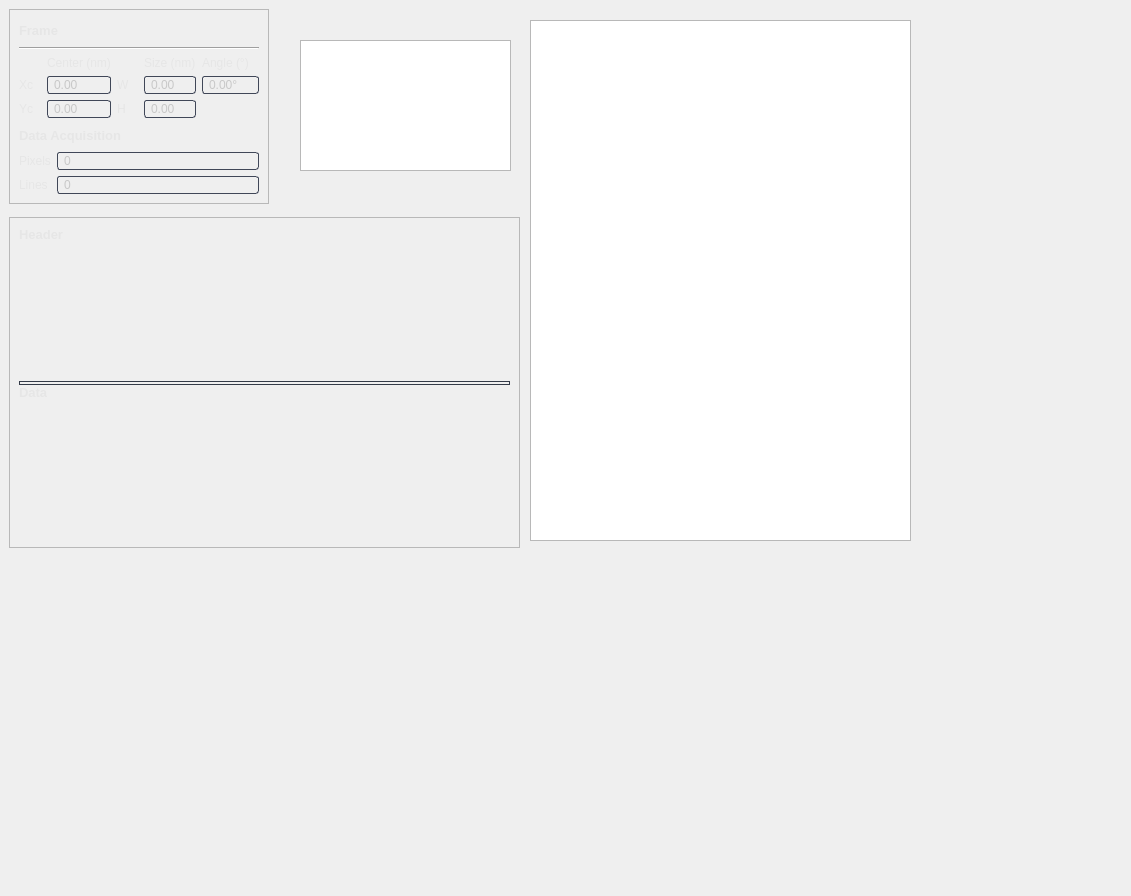
<?xml version="1.0" encoding="UTF-8"?>
<ui version="4.0">
 <class>Tab_sxm</class>
 <widget class="QWidget" name="Tab_sxm">
  <property name="geometry">
   <rect>
    <x>0</x>
    <y>0</y>
    <width>1131</width>
    <height>896</height>
   </rect>
  </property>
  <property name="windowTitle">
   <string>Form</string>
  </property>
  <property name="styleSheet">
   <string notr="true">	background-color: rgb(45, 49, 59);

/* LINE EDIT */
QLineEdit {
	background-color: rgb(27, 29, 35);
	border-radius: 5px;
	border: 2px solid rgb(27, 29, 35);
	padding-left: 10px;
}
QLineEdit:hover {
	border: 2px solid rgb(64, 71, 88);
}
QLineEdit:focus {
	border: 2px solid rgb(91, 101, 124);
}

/* SCROLL BARS */
QScrollBar:horizontal {
    border: none;
    background: rgb(52, 59, 72);
    height: 14px;
    margin: 0px 21px 0 21px;
	border-radius: 0px;
}
QScrollBar::handle:horizontal {
    background: rgb(85, 170, 255);
    min-width: 25px;
	border-radius: 7px
}
QScrollBar::add-line:horizontal {
    border: none;
    background: rgb(55, 63, 77);
    width: 20px;
	border-top-right-radius: 7px;
    border-bottom-right-radius: 7px;
    subcontrol-position: right;
    subcontrol-origin: margin;
}
QScrollBar::sub-line:horizontal {
    border: none;
    background: rgb(55, 63, 77);
    width: 20px;
	border-top-left-radius: 7px;
    border-bottom-left-radius: 7px;
    subcontrol-position: left;
    subcontrol-origin: margin;
}
QScrollBar::up-arrow:horizontal, QScrollBar::down-arrow:horizontal
{
     background: none;
}
QScrollBar::add-page:horizontal, QScrollBar::sub-page:horizontal
{
     background: none;
}
 QScrollBar:vertical {
	border: none;
    background: rgb(52, 59, 72);
    width: 14px;
    margin: 21px 0 21px 0;
	border-radius: 0px;
 }
 QScrollBar::handle:vertical {	
	background: rgb(85, 170, 255);
    min-height: 25px;
	border-radius: 7px
 }
 QScrollBar::add-line:vertical {
     border: none;
    background: rgb(55, 63, 77);
     height: 20px;
	border-bottom-left-radius: 7px;
    border-bottom-right-radius: 7px;
     subcontrol-position: bottom;
     subcontrol-origin: margin;
 }
 QScrollBar::sub-line:vertical {
	border: none;
    background: rgb(55, 63, 77);
     height: 20px;
	border-top-left-radius: 7px;
    border-top-right-radius: 7px;
     subcontrol-position: top;
     subcontrol-origin: margin;
 }
 QScrollBar::up-arrow:vertical, QScrollBar::down-arrow:vertical {
     background: none;
 }

 QScrollBar::add-page:vertical, QScrollBar::sub-page:vertical {
     background: none;
 }

/* CHECKBOX */
QCheckBox::indicator {
    border: 3px solid rgb(52, 59, 72);
	width: 15px;
	height: 15px;
	border-radius: 10px;
    background: rgb(44, 49, 60);
}
QCheckBox::indicator:hover {
    border: 3px solid rgb(58, 66, 81);
}
QCheckBox::indicator:checked {
    background: 3px solid rgb(52, 59, 72);
	border: 3px solid rgb(52, 59, 72);	
	background-image: url(:/16x16/icons/16x16/cil-check-alt.png);
}

/* RADIO BUTTON */
QRadioButton::indicator {
    border: 3px solid rgb(52, 59, 72);
	width: 15px;
	height: 15px;
	border-radius: 10px;
    background: rgb(44, 49, 60);
}
QRadioButton::indicator:hover {
    border: 3px solid rgb(58, 66, 81);
}
QRadioButton::indicator:checked {
    background: 3px solid rgb(94, 106, 130);
	border: 3px solid rgb(52, 59, 72);	
}

/* COMBOBOX */
QComboBox{
	background-color: rgb(27, 29, 35);
	border-radius: 5px;
	border: 2px solid rgb(27, 29, 35);
	padding: 5px;
	padding-left: 10px;
}
QComboBox:hover{
	border: 2px solid rgb(64, 71, 88);
}
QComboBox::drop-down {
	subcontrol-origin: padding;
	subcontrol-position: top right;
	width: 25px; 
	border-left-width: 3px;
	border-left-color: rgba(39, 44, 54, 150);
	border-left-style: solid;
	border-top-right-radius: 3px;
	border-bottom-right-radius: 3px;	
	background-image: url(:/16x16/icons/16x16/cil-arrow-bottom.png);
	background-position: center;
	background-repeat: no-reperat;
 }
QComboBox QAbstractItemView {
	color: rgb(85, 170, 255);	
	background-color: rgb(27, 29, 35);
	padding: 10px;
	selection-background-color: rgb(39, 44, 54);
}

/* SLIDERS */
QSlider::groove:horizontal {
    border-radius: 9px;
    height: 18px;
	margin: 0px;
	background-color: rgb(52, 59, 72);
}
QSlider::groove:horizontal:hover {
	background-color: rgb(55, 62, 76);
}
QSlider::handle:horizontal {
    background-color: rgb(85, 170, 255);
    border: none;
    height: 18px;
    width: 18px;
    margin: 0px;
	border-radius: 9px;
}
QSlider::handle:horizontal:hover {
    background-color: rgb(105, 180, 255);
}
QSlider::handle:horizontal:pressed {
    background-color: rgb(65, 130, 195);
}

QSlider::groove:vertical {
    border-radius: 9px;
    width: 18px;
    margin: 0px;
	background-color: rgb(52, 59, 72);
}
QSlider::groove:vertical:hover {
	background-color: rgb(55, 62, 76);
}
QSlider::handle:vertical {
    background-color: rgb(85, 170, 255);
	border: none;
    height: 18px;
    width: 18px;
    margin: 0px;
	border-radius: 9px;
}
QSlider::handle:vertical:hover {
    background-color: rgb(105, 180, 255);
}
QSlider::handle:vertical:pressed {
    background-color: rgb(65, 130, 195);
}

</string>
  </property>
  <widget class="QFrame" name="frame_common">
   <property name="geometry">
    <rect>
     <x>9</x>
     <y>9</y>
     <width>260</width>
     <height>195</height>
    </rect>
   </property>
   <property name="maximumSize">
    <size>
     <width>300</width>
     <height>16777215</height>
    </size>
   </property>
   <property name="frameShape">
    <enum>QFrame::StyledPanel</enum>
   </property>
   <property name="frameShadow">
    <enum>QFrame::Raised</enum>
   </property>
   <layout class="QVBoxLayout" name="verticalLayout_4">
    <item>
     <layout class="QVBoxLayout" name="verticalLayout">
      <item>
       <widget class="QLabel" name="label">
        <property name="font">
         <font>
          <family>Segoe UI</family>
          <pointsize>10</pointsize>
          <weight>75</weight>
          <italic>false</italic>
          <bold>true</bold>
         </font>
        </property>
        <property name="styleSheet">
         <string notr="true">color: rgb(230,230,230)</string>
        </property>
        <property name="text">
         <string>Frame</string>
        </property>
       </widget>
      </item>
      <item>
       <widget class="Line" name="line">
        <property name="orientation">
         <enum>Qt::Horizontal</enum>
        </property>
       </widget>
      </item>
      <item>
       <layout class="QGridLayout" name="gridLayout">
        <item row="2" column="0">
         <widget class="QLabel" name="label_6">
          <property name="font">
           <font>
            <family>Segoe UI</family>
            <pointsize>9</pointsize>
           </font>
          </property>
          <property name="styleSheet">
           <string notr="true">color: rgb(230,230,230)</string>
          </property>
          <property name="text">
           <string>Yc</string>
          </property>
         </widget>
        </item>
        <item row="0" column="4">
         <widget class="QLabel" name="label_11">
          <property name="font">
           <font>
            <family>Segoe UI</family>
            <pointsize>9</pointsize>
           </font>
          </property>
          <property name="styleSheet">
           <string notr="true">color: rgb(230,230,230)</string>
          </property>
          <property name="text">
           <string>Angle (°)</string>
          </property>
         </widget>
        </item>
        <item row="1" column="2">
         <widget class="QLabel" name="label_7">
          <property name="font">
           <font>
            <family>Segoe UI</family>
            <pointsize>9</pointsize>
           </font>
          </property>
          <property name="styleSheet">
           <string notr="true">color: rgb(230,230,230)</string>
          </property>
          <property name="text">
           <string>W</string>
          </property>
         </widget>
        </item>
        <item row="0" column="1">
         <widget class="QLabel" name="label_3">
          <property name="font">
           <font>
            <family>Segoe UI</family>
            <pointsize>9</pointsize>
           </font>
          </property>
          <property name="styleSheet">
           <string notr="true">color: rgb(230,230,230)</string>
          </property>
          <property name="text">
           <string>Center (nm)</string>
          </property>
         </widget>
        </item>
        <item row="0" column="3">
         <widget class="QLabel" name="label_4">
          <property name="font">
           <font>
            <family>Segoe UI</family>
            <pointsize>9</pointsize>
           </font>
          </property>
          <property name="styleSheet">
           <string notr="true">color: rgb(230,230,230)</string>
          </property>
          <property name="text">
           <string>Size (nm)</string>
          </property>
         </widget>
        </item>
        <item row="1" column="0">
         <widget class="QLabel" name="label_5">
          <property name="font">
           <font>
            <family>Segoe UI</family>
            <pointsize>9</pointsize>
           </font>
          </property>
          <property name="styleSheet">
           <string notr="true">color: rgb(230,230,230)</string>
          </property>
          <property name="text">
           <string>Xc</string>
          </property>
         </widget>
        </item>
        <item row="2" column="2">
         <widget class="QLabel" name="label_8">
          <property name="font">
           <font>
            <family>Segoe UI</family>
            <pointsize>9</pointsize>
           </font>
          </property>
          <property name="styleSheet">
           <string notr="true">color: rgb(230,230,230)</string>
          </property>
          <property name="text">
           <string>H</string>
          </property>
         </widget>
        </item>
        <item row="1" column="4">
         <widget class="QDoubleSpinBox" name="value_angle">
          <property name="styleSheet">
           <string notr="true">QDoubleSpinBox{
	background-color: transparent;
	border-radius: 3px;
	border: 1px solid rgb(64, 71, 88);
	padding-left: 4px;
	color: rgb(200,200,200);
}
QDoubleSpinBox:hover {
	border: 1px solid rgb(64, 71, 88);
}
QDoubleSpinBox:focus {
	border: 1px solid rgb(85, 170, 255);
}
QDoubleSpinBox::up-button,QSpinBox::down-button
{
	width:0px;
}</string>
          </property>
          <property name="readOnly">
           <bool>false</bool>
          </property>
          <property name="buttonSymbols">
           <enum>QAbstractSpinBox::NoButtons</enum>
          </property>
          <property name="suffix">
           <string>°</string>
          </property>
          <property name="minimum">
           <double>-360.000000000000000</double>
          </property>
          <property name="maximum">
           <double>360.000000000000000</double>
          </property>
          <property name="stepType">
           <enum>QAbstractSpinBox::AdaptiveDecimalStepType</enum>
          </property>
         </widget>
        </item>
        <item row="1" column="3">
         <widget class="QDoubleSpinBox" name="value_size_x">
          <property name="styleSheet">
           <string notr="true">QDoubleSpinBox{
	background-color: transparent;
	border-radius: 3px;
	border: 1px solid rgb(64, 71, 88);
	padding-left: 4px;
	color: rgb(200,200,200);
}
QDoubleSpinBox:hover {
	border: 1px solid rgb(64, 71, 88);
}
QDoubleSpinBox:focus {
	border: 1px solid rgb(85, 170, 255);
}
QDoubleSpinBox::up-button,QSpinBox::down-button
{
	width:0px;
}</string>
          </property>
          <property name="readOnly">
           <bool>false</bool>
          </property>
          <property name="buttonSymbols">
           <enum>QAbstractSpinBox::NoButtons</enum>
          </property>
          <property name="suffix">
           <string/>
          </property>
          <property name="minimum">
           <double>-360.000000000000000</double>
          </property>
          <property name="maximum">
           <double>360.000000000000000</double>
          </property>
          <property name="stepType">
           <enum>QAbstractSpinBox::AdaptiveDecimalStepType</enum>
          </property>
         </widget>
        </item>
        <item row="2" column="3">
         <widget class="QDoubleSpinBox" name="value_value_y">
          <property name="styleSheet">
           <string notr="true">QDoubleSpinBox{
	background-color: transparent;
	border-radius: 3px;
	border: 1px solid rgb(64, 71, 88);
	padding-left: 4px;
	color: rgb(200,200,200);
}
QDoubleSpinBox:hover {
	border: 1px solid rgb(64, 71, 88);
}
QDoubleSpinBox:focus {
	border: 1px solid rgb(85, 170, 255);
}
QDoubleSpinBox::up-button,QSpinBox::down-button
{
	width:0px;
}</string>
          </property>
          <property name="readOnly">
           <bool>false</bool>
          </property>
          <property name="buttonSymbols">
           <enum>QAbstractSpinBox::NoButtons</enum>
          </property>
          <property name="suffix">
           <string/>
          </property>
          <property name="minimum">
           <double>-360.000000000000000</double>
          </property>
          <property name="maximum">
           <double>360.000000000000000</double>
          </property>
          <property name="stepType">
           <enum>QAbstractSpinBox::AdaptiveDecimalStepType</enum>
          </property>
         </widget>
        </item>
        <item row="1" column="1">
         <widget class="QDoubleSpinBox" name="value_center_x">
          <property name="styleSheet">
           <string notr="true">QDoubleSpinBox{
	background-color: transparent;
	border-radius: 3px;
	border: 1px solid rgb(64, 71, 88);
	padding-left: 4px;
	color: rgb(200,200,200);
}
QDoubleSpinBox:hover {
	border: 1px solid rgb(64, 71, 88);
}
QDoubleSpinBox:focus {
	border: 1px solid rgb(85, 170, 255);
}
QDoubleSpinBox::up-button,QSpinBox::down-button
{
	width:0px;
}</string>
          </property>
          <property name="readOnly">
           <bool>false</bool>
          </property>
          <property name="buttonSymbols">
           <enum>QAbstractSpinBox::NoButtons</enum>
          </property>
          <property name="suffix">
           <string/>
          </property>
          <property name="minimum">
           <double>-360.000000000000000</double>
          </property>
          <property name="maximum">
           <double>360.000000000000000</double>
          </property>
          <property name="stepType">
           <enum>QAbstractSpinBox::AdaptiveDecimalStepType</enum>
          </property>
         </widget>
        </item>
        <item row="2" column="1">
         <widget class="QDoubleSpinBox" name="value_center_y">
          <property name="styleSheet">
           <string notr="true">QDoubleSpinBox{
	background-color: transparent;
	border-radius: 3px;
	border: 1px solid rgb(64, 71, 88);
	padding-left: 4px;
	color: rgb(200,200,200);
}
QDoubleSpinBox:hover {
	border: 1px solid rgb(64, 71, 88);
}
QDoubleSpinBox:focus {
	border: 1px solid rgb(85, 170, 255);
}
QDoubleSpinBox::up-button,QSpinBox::down-button
{
	width:0px;
}</string>
          </property>
          <property name="readOnly">
           <bool>false</bool>
          </property>
          <property name="buttonSymbols">
           <enum>QAbstractSpinBox::NoButtons</enum>
          </property>
          <property name="suffix">
           <string/>
          </property>
          <property name="minimum">
           <double>-360.000000000000000</double>
          </property>
          <property name="maximum">
           <double>360.000000000000000</double>
          </property>
          <property name="stepType">
           <enum>QAbstractSpinBox::AdaptiveDecimalStepType</enum>
          </property>
         </widget>
        </item>
       </layout>
      </item>
      <item>
       <widget class="QLabel" name="label_2">
        <property name="font">
         <font>
          <family>Segoe UI</family>
          <pointsize>10</pointsize>
          <weight>75</weight>
          <bold>true</bold>
         </font>
        </property>
        <property name="styleSheet">
         <string notr="true">color: rgb(230,230,230)</string>
        </property>
        <property name="text">
         <string>Data Acquisition</string>
        </property>
       </widget>
      </item>
      <item>
       <layout class="QFormLayout" name="formLayout">
        <item row="0" column="0">
         <widget class="QLabel" name="label_9">
          <property name="font">
           <font>
            <family>Segoe UI</family>
            <pointsize>9</pointsize>
           </font>
          </property>
          <property name="styleSheet">
           <string notr="true">color: rgb(230,230,230)</string>
          </property>
          <property name="text">
           <string>Pixels</string>
          </property>
         </widget>
        </item>
        <item row="1" column="0">
         <widget class="QLabel" name="label_10">
          <property name="font">
           <font>
            <family>Segoe UI</family>
            <pointsize>9</pointsize>
           </font>
          </property>
          <property name="styleSheet">
           <string notr="true">color: rgb(230,230,230)</string>
          </property>
          <property name="text">
           <string>Lines</string>
          </property>
         </widget>
        </item>
        <item row="0" column="1">
         <widget class="QSpinBox" name="value_pix_x">
          <property name="styleSheet">
           <string notr="true">QSpinBox{
	background-color: transparent;
	border-radius: 3px;
	border: 1px solid rgb(64, 71, 88);
	padding-left: 4px;
	color: rgb(200,200,200);
}
QSpinBox:hover {
	border: 1px solid rgb(64, 71, 88);
}
QSpinBox:focus {
	border: 1px solid rgb(85, 170, 255);
}
QSpinBox::up-button,QSpinBox::down-button
{
	width:0px;
}</string>
          </property>
          <property name="maximum">
           <number>9999</number>
          </property>
          <property name="stepType">
           <enum>QAbstractSpinBox::AdaptiveDecimalStepType</enum>
          </property>
         </widget>
        </item>
        <item row="1" column="1">
         <widget class="QSpinBox" name="value_pix_x_2">
          <property name="styleSheet">
           <string notr="true">QSpinBox{
	background-color: transparent;
	border-radius: 3px;
	border: 1px solid rgb(64, 71, 88);
	padding-left: 4px;
	color: rgb(200,200,200);
}
QSpinBox:hover {
	border: 1px solid rgb(64, 71, 88);
}
QSpinBox:focus {
	border: 1px solid rgb(85, 170, 255);
}
QSpinBox::up-button,QSpinBox::down-button
{
	width:0px;
}</string>
          </property>
          <property name="maximum">
           <number>9999</number>
          </property>
          <property name="stepType">
           <enum>QAbstractSpinBox::AdaptiveDecimalStepType</enum>
          </property>
         </widget>
        </item>
       </layout>
      </item>
     </layout>
    </item>
   </layout>
  </widget>
  <widget class="QFrame" name="frame_2">
   <property name="geometry">
    <rect>
     <x>9</x>
     <y>217</y>
     <width>511</width>
     <height>331</height>
    </rect>
   </property>
   <property name="frameShape">
    <enum>QFrame::StyledPanel</enum>
   </property>
   <property name="frameShadow">
    <enum>QFrame::Raised</enum>
   </property>
   <layout class="QVBoxLayout" name="verticalLayout_5">
    <item>
     <widget class="QSplitter" name="splitter">
      <property name="styleSheet">
       <string notr="true">QSplitter::handle{
    border: 1px solid rgb(52, 59, 72);
	background: transparent;
    width: 1px ;
    height: 0px;
}
QSplitter::handle:hover{/*splitter-&gt;handle(1)-&gt;setAttribute(Qt::WA_Hover, true);才生效*/
    border-color: rgb(85, 170, 255);
	background:  rgb(85, 170, 255);
	width:5px;
}
QSplitter::handle:pressed{
    border-color: rgb(85, 170, 255);
	background:  rgb(85, 170, 255);
	width:5px;
}</string>
      </property>
      <property name="orientation">
       <enum>Qt::Vertical</enum>
      </property>
      <widget class="QWidget" name="layoutWidget">
       <layout class="QVBoxLayout" name="verticalLayout_2">
        <item>
         <widget class="QLabel" name="label_13">
          <property name="font">
           <font>
            <family>Segoe UI</family>
            <pointsize>10</pointsize>
            <weight>75</weight>
            <bold>true</bold>
           </font>
          </property>
          <property name="styleSheet">
           <string notr="true">color: rgb(230,230,230)</string>
          </property>
          <property name="text">
           <string>Header</string>
          </property>
         </widget>
        </item>
        <item>
         <layout class="QHBoxLayout" name="horizontalLayout">
          <item>
           <layout class="QVBoxLayout" name="verticalLayout_headerchannel"/>
          </item>
          <item>
           <layout class="QVBoxLayout" name="verticalLayout_fuction">
            <item>
             <widget class="QPushButton" name="btn_header_new">
              <property name="maximumSize">
               <size>
                <width>20</width>
                <height>20</height>
               </size>
              </property>
              <property name="styleSheet">
               <string notr="true">QPushButton {	
	border: none;
	background-color: transparent;
}
QPushButton:hover {
	background-color: rgb(52, 59, 72);
}
QPushButton:pressed {	
	background-color: rgb(85, 170, 255);
}</string>
              </property>
              <property name="text">
               <string/>
              </property>
              <property name="icon">
               <iconset resource="icon.qrc">
                <normaloff>:/find/icons/find/更多_more.svg</normaloff>:/find/icons/find/更多_more.svg</iconset>
              </property>
             </widget>
            </item>
            <item>
             <widget class="QPushButton" name="btn_header_up">
              <property name="maximumSize">
               <size>
                <width>20</width>
                <height>20</height>
               </size>
              </property>
              <property name="styleSheet">
               <string notr="true">QPushButton {	
	border: none;
	background-color: transparent;
}
QPushButton:hover {
	background-color: rgb(52, 59, 72);
}
QPushButton:pressed {	
	background-color: rgb(85, 170, 255);
}</string>
              </property>
              <property name="text">
               <string/>
              </property>
              <property name="icon">
               <iconset resource="icon.qrc">
                <normaloff>:/find/icons/find/内部扩大_internal-expansion.svg</normaloff>:/find/icons/find/内部扩大_internal-expansion.svg</iconset>
              </property>
             </widget>
            </item>
            <item>
             <widget class="QPushButton" name="btn_header_down">
              <property name="maximumSize">
               <size>
                <width>20</width>
                <height>20</height>
               </size>
              </property>
              <property name="styleSheet">
               <string notr="true">QPushButton {	
	border: none;
	background-color: transparent;
}
QPushButton:hover {
	background-color: rgb(52, 59, 72);
}
QPushButton:pressed {	
	background-color: rgb(85, 170, 255);
}</string>
              </property>
              <property name="text">
               <string/>
              </property>
              <property name="icon">
               <iconset resource="icon.qrc">
                <normaloff>:/find/icons/find/内部缩小_internal-reduction.svg</normaloff>:/find/icons/find/内部缩小_internal-reduction.svg</iconset>
              </property>
             </widget>
            </item>
            <item>
             <widget class="QPushButton" name="btn_header_delete">
              <property name="maximumSize">
               <size>
                <width>20</width>
                <height>20</height>
               </size>
              </property>
              <property name="styleSheet">
               <string notr="true">QPushButton {	
	border: none;
	background-color: transparent;
}
QPushButton:hover {
	background-color: rgb(52, 59, 72);
}
QPushButton:pressed {	
	background-color: rgb(85, 170, 255);
}</string>
              </property>
              <property name="text">
               <string/>
              </property>
              <property name="icon">
               <iconset resource="icon.qrc">
                <normaloff>:/find/icons/find/关闭_close.svg</normaloff>:/find/icons/find/关闭_close.svg</iconset>
              </property>
             </widget>
            </item>
            <item>
             <spacer name="verticalSpacer">
              <property name="orientation">
               <enum>Qt::Vertical</enum>
              </property>
              <property name="sizeHint" stdset="0">
               <size>
                <width>20</width>
                <height>40</height>
               </size>
              </property>
             </spacer>
            </item>
           </layout>
          </item>
         </layout>
        </item>
       </layout>
      </widget>
      <widget class="QWidget" name="layoutWidget">
       <layout class="QVBoxLayout" name="verticalLayout_3">
        <item>
         <widget class="QLabel" name="label_12">
          <property name="font">
           <font>
            <family>Segoe UI</family>
            <pointsize>10</pointsize>
            <weight>75</weight>
            <bold>true</bold>
           </font>
          </property>
          <property name="styleSheet">
           <string notr="true">color: rgb(230,230,230)</string>
          </property>
          <property name="text">
           <string>Data</string>
          </property>
         </widget>
        </item>
        <item>
         <layout class="QHBoxLayout" name="horizontalLayout_2">
          <item>
           <layout class="QVBoxLayout" name="verticalLayout_datachannel"/>
          </item>
          <item>
           <layout class="QVBoxLayout" name="verticalLayout_fuction_2">
            <item>
             <widget class="QPushButton" name="btn_data_new">
              <property name="maximumSize">
               <size>
                <width>20</width>
                <height>20</height>
               </size>
              </property>
              <property name="styleSheet">
               <string notr="true">QPushButton {	
	border: none;
	background-color: transparent;
}
QPushButton:hover {
	background-color: rgb(52, 59, 72);
}
QPushButton:pressed {	
	background-color: rgb(85, 170, 255);
}</string>
              </property>
              <property name="text">
               <string/>
              </property>
              <property name="icon">
               <iconset resource="icon.qrc">
                <normaloff>:/find/icons/find/更多_more.svg</normaloff>:/find/icons/find/更多_more.svg</iconset>
              </property>
             </widget>
            </item>
            <item>
             <widget class="QPushButton" name="btn_data_up">
              <property name="maximumSize">
               <size>
                <width>20</width>
                <height>20</height>
               </size>
              </property>
              <property name="styleSheet">
               <string notr="true">QPushButton {	
	border: none;
	background-color: transparent;
}
QPushButton:hover {
	background-color: rgb(52, 59, 72);
}
QPushButton:pressed {	
	background-color: rgb(85, 170, 255);
}</string>
              </property>
              <property name="text">
               <string/>
              </property>
              <property name="icon">
               <iconset resource="icon.qrc">
                <normaloff>:/find/icons/find/内部扩大_internal-expansion.svg</normaloff>:/find/icons/find/内部扩大_internal-expansion.svg</iconset>
              </property>
             </widget>
            </item>
            <item>
             <widget class="QPushButton" name="btn_data_down">
              <property name="maximumSize">
               <size>
                <width>20</width>
                <height>20</height>
               </size>
              </property>
              <property name="styleSheet">
               <string notr="true">QPushButton {	
	border: none;
	background-color: transparent;
}
QPushButton:hover {
	background-color: rgb(52, 59, 72);
}
QPushButton:pressed {	
	background-color: rgb(85, 170, 255);
}</string>
              </property>
              <property name="text">
               <string/>
              </property>
              <property name="icon">
               <iconset resource="icon.qrc">
                <normaloff>:/find/icons/find/内部缩小_internal-reduction.svg</normaloff>:/find/icons/find/内部缩小_internal-reduction.svg</iconset>
              </property>
             </widget>
            </item>
            <item>
             <widget class="QPushButton" name="btn_data_delete">
              <property name="maximumSize">
               <size>
                <width>20</width>
                <height>20</height>
               </size>
              </property>
              <property name="styleSheet">
               <string notr="true">QPushButton {	
	border: none;
	background-color: transparent;
}
QPushButton:hover {
	background-color: rgb(52, 59, 72);
}
QPushButton:pressed {	
	background-color: rgb(85, 170, 255);
}</string>
              </property>
              <property name="text">
               <string/>
              </property>
              <property name="icon">
               <iconset resource="icon.qrc">
                <normaloff>:/find/icons/find/关闭_close.svg</normaloff>:/find/icons/find/关闭_close.svg</iconset>
              </property>
             </widget>
            </item>
            <item>
             <spacer name="verticalSpacer_2">
              <property name="orientation">
               <enum>Qt::Vertical</enum>
              </property>
              <property name="sizeHint" stdset="0">
               <size>
                <width>20</width>
                <height>40</height>
               </size>
              </property>
             </spacer>
            </item>
           </layout>
          </item>
         </layout>
        </item>
       </layout>
      </widget>
     </widget>
    </item>
   </layout>
  </widget>
  <widget class="QTextEdit" name="textEdit">
   <property name="geometry">
    <rect>
     <x>300</x>
     <y>40</y>
     <width>211</width>
     <height>131</height>
    </rect>
   </property>
  </widget>
  <widget class="ImageView" name="data_view">
   <property name="geometry">
    <rect>
     <x>530</x>
     <y>20</y>
     <width>381</width>
     <height>521</height>
    </rect>
   </property>
  </widget>
  <widget class="DataTreeWidget" name="pyqtgraph_datatree" native="true">
   <property name="geometry">
    <rect>
     <x>20</x>
     <y>560</y>
     <width>881</width>
     <height>241</height>
    </rect>
   </property>
  </widget>
 </widget>
 <customwidgets>
  <customwidget>
   <class>ImageView</class>
   <extends>QGraphicsView</extends>
   <header>pyqtgraph</header>
  </customwidget>
  <customwidget>
   <class>DataTreeWidget</class>
   <extends>QWidget</extends>
   <header>pyqtgraph</header>
   <container>1</container>
  </customwidget>
 </customwidgets>
 <resources>
  <include location="icon.qrc"/>
 </resources>
 <connections/>
</ui>
